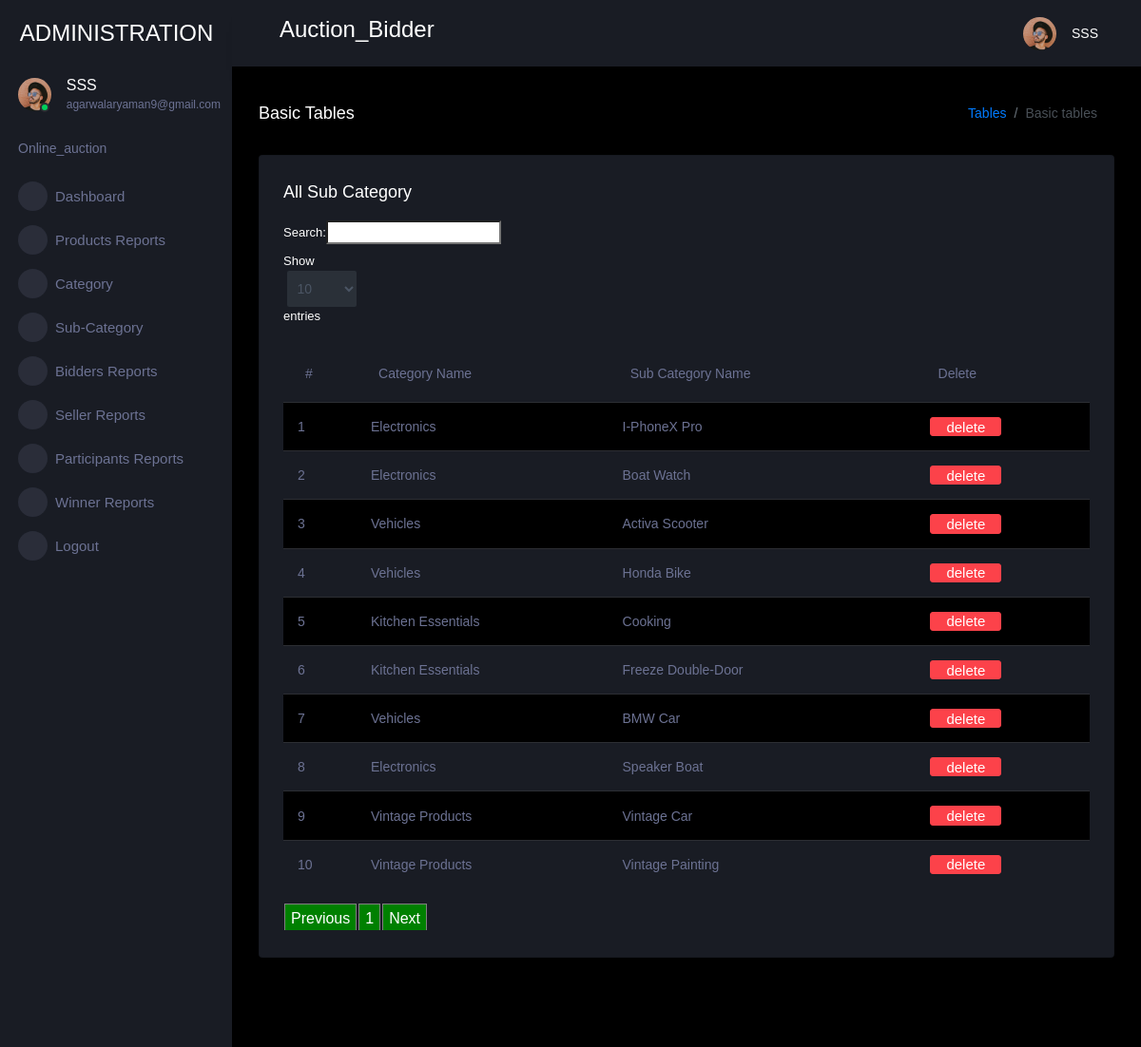
The page /view_sub_category (signed in) on the database its author committed.
### bid_app/models.py (models this page shows, shortened)
class Sub_Category(models.Model):
    category = models.ForeignKey(Category,on_delete=models.CASCADE,null=True)
    name = models.CharField(max_length=100,null=True)

class Category(models.Model):
    name = models.CharField(max_length=100,null=True)

### bid_app/views.py (the view)
# urls.py: path('view_sub_category', View_Sub_Categary, name="view_sub_category"),
def View_Sub_Categary(request):
    if not request.user.is_authenticated:
        return redirect('loginadmin')
    pro = Sub_Category.objects.all()
    d = {'pro': pro}
    return render(request,'administration/view_sub_category.html', d)

### bid_app/templates/administration/view_sub_category.html (shortened to what this page needs)
{% extends 'administration/index.html' %}
{% load static %}
{% block body %}
<link rel = stylesheet href="https://cdn.datatables.net/1.10.23/css/dataTables.bootstrap.min.css">
<div class="main-panel">
    <div class="content-wrapper">
      <div class="page-header">
        <h3 class="page-title"> Basic Tables </h3>
        <nav aria-label="breadcrumb">
          <ol class="breadcrumb">
            <li class="breadcrumb-item"><a href="#">Tables</a></li>
            <li class="breadcrumb-item active" aria-current="page">Basic tables</li>
          </ol>
        </nav>
      </div>
      <div class="row">
        <div class="col-lg-12 grid-margin stretch-card">
          <div class="card">
            <div class="card-body">
              <h4 class="card-title">All Sub Category</h4>
              <div class="table-responsive">
                <table class="table table-striped" id="example">
                  <thead>
                    <tr>
                        <th>#</th>
                        <th>Category Name</th>
                        <th>Sub Category Name</th>
                        <th>Delete</th>
                      </tr>
                      </thead>
                       <tbody>
                        {% for i in pro %}
                      <tr>
                        <td>{{forloop.counter}}</td>
                        <td>{{i.category.name}}</td>
                        <td>{{i.name}}</td>
                        <td><a href="{% url 'delete_sub_category' i.id %}" onclick="return confirm('Are you sure?')"><button class="btn btn-danger">delete</button></a></td>
                      </tr>
                        {% empty %}
                            <tr>
                                <td>Data Not found</td>
                            </tr>
                        {% endfor %}
                        </tbody>
                </table>
              </div>
            </div>
          </div>
        </div>
      </div>
    </div>
{% endblock %}

### bid_app/templates/administration/index.html (shortened to what this page needs)
<!DOCTYPE html>
{% load static %}
<html lang="en">
  <head>
    <link rel="stylesheet" href="{% static 'administration/assets/vendors/mdi/css/materialdesignicons.min.css' %}">
    <link rel="stylesheet" href="{% static 'administration/assets/vendors/css/vendor.bundle.base.css' %}">
    <link rel="stylesheet" href="{% static 'administration/assets/vendors/jvectormap/jquery-jvectormap.css' %}">
    <link rel="stylesheet" href="{% static 'administration/assets/vendors/flag-icon-css/css/flag-icon.min.css' %}">
    <link rel="stylesheet" href="{% static 'administration/assets/vendors/owl-carousel-2/owl.carousel.min.css' %}">
    <link rel="stylesheet" href="{% static 'administration/assets/vendors/owl-carousel-2/owl.theme.default.min.css' %}">
    <link rel="stylesheet" href="{% static 'administration/assets/css/style.css' %}">
  </head>
  <body>
    <div class="container-scroller">
      <nav class="sidebar sidebar-offcanvas" id="sidebar">
        <div class="sidebar-brand-wrapper d-none d-lg-flex align-items-center justify-content-center fixed-top">
          <a class="sidebar-brand brand-logo" href="#" style="color:white">ADMINISTRATION</a>
        </div>
        <ul class="nav">
          <li class="nav-item profile">
            <div class="profile-desc">
              <div class="profile-pic">
                <div class="count-indicator">
                  <img class="img-xs rounded-circle " src="{% static 'administration/assets/images/faces/face15.jpg' %}" alt="">
                  <span class="count bg-success"></span>
                </div>
                <div class="profile-name">
                  <h5 class="mb-0 font-weight-normal">{{request.user.username}}</h5>
                  <span>{{request.user.email}}</span>
                </div>
              </div>
              <a href="#" id="profile-dropdown" data-toggle="dropdown"><i class="mdi mdi-dots-vertical"></i></a>
            </div>
          </li>
          <li class="nav-item nav-category">
            <span class="nav-link">Online_auction</span>
          </li>
          <li class="nav-item menu-items">
            <a class="nav-link" href="/admin-home">
              <span class="menu-icon">
                <i class="mdi mdi-speedometer"></i>
              </span>
              <span class="menu-title">Dashboard</span>
            </a>
          </li>
          <li class="nav-item menu-items">
            <a class="nav-link" href="/admin_view_product">
              <span class="menu-icon">
                <i class="mdi mdi-account-card-details"></i>
              </span>
              <span class="menu-title">Products Reports</span>
            </a>
          </li>
          <li class="nav-item menu-items">
            <a class="nav-link" data-toggle="collapse" href="#ui-basic-1" aria-expanded="false" aria-controls="ui-basic">
              <span class="menu-icon">
                <i class="mdi mdi-laptop"></i>
              </span>
              <span class="menu-title">Category</span>
              <i class="menu-arrow"></i>
            </a>
          </li>
          <li class="nav-item menu-items">
            <a class="nav-link" data-toggle="collapse" href="#ui-basic-2" aria-expanded="false" aria-controls="ui-basic">
              <span class="menu-icon">
                <i class="mdi mdi-laptop"></i>
              </span>
              <span class="menu-title">Sub-Category</span>
              <i class="menu-arrow"></i>
            </a>
          </li>
          <li class="nav-item menu-items">
            <a class="nav-link" href="/view_buyer_user">
              <span class="menu-icon">
                <i class="mdi mdi-account-card-details"></i>
              </span>
              <span class="menu-title">Bidders Reports</span>
            </a>
          </li>
          <li class="nav-item menu-items">
            <a class="nav-link" href="/view_seller_user">
              <span class="menu-icon">
                <i class="mdi mdi-account-card-details"></i>
              </span>
              <span class="menu-title">Seller Reports</span>
            </a>
          </li>
          <li class="nav-item menu-items">
            <a class="nav-link" href="/view_participants">
              <span class="menu-icon">
                <i class="mdi mdi-playlist-play"></i>
              </span>
              <span class="menu-title">Participants Reports</span>
            </a>
          </li>
          <li class="nav-item menu-items">
            <a class="nav-link" href="/view_winner">
              <span class="menu-icon">
                <i class="mdi mdi-playlist-play"></i>
              </span>
              <span class="menu-title">Winner Reports</span>
            </a>
          </li>
          <li class="nav-item menu-items">
            <a class="nav-link" href="/logout">
              <span class="menu-icon">
                <i class="mdi mdi-chart-bar"></i>
              </span>
              <span class="menu-title">Logout</span>
            </a>
          </li>
        </ul>
      </nav>
      <div class="container-fluid page-body-wrapper">
        <nav class="navbar p-0 fixed-top d-flex flex-row">
          <div class="navbar-menu-wrapper flex-grow d-flex align-items-stretch">
            <button class="navbar-toggler navbar-toggler align-self-center" type="button" data-toggle="minimize">
              <span class="mdi mdi-menu"></span>
            </button>
            <ul class="navbar-nav w-100">
              <li class="nav-item w-100">
                <h3>Auction_Bidder</h3>
              </li>
            </ul>
            <ul class="navbar-nav navbar-nav-right">
              <li class="nav-item dropdown">
                <a class="nav-link" id="profileDropdown" href="#" data-toggle="dropdown">
                  <div class="navbar-profile">
                    <img class="img-xs rounded-circle" src="{% static 'administration/assets/images/faces/face15.jpg' %}" alt="">
                    <p class="mb-0 d-none d-sm-block navbar-profile-name">{{request.user.username}}</p>
                    <i class="mdi mdi-menu-down d-none d-sm-block"></i>
                  </div>
                </a>
              </li>
            </ul>
          </div>
        </nav>
        {% block body %}{% endblock %}
          <footer class="footer">
          </footer>
        </div>
      </div>
    </div>
  </body>
</html>

### rows shown on the page
Sub_Category: category.name "Electronics", name "I-PhoneX Pro"
Sub_Category: category.name "Electronics", name "Boat Watch"
Sub_Category: category.name "Vehicles", name "Activa Scooter"
Sub_Category: category.name "Vehicles", name "Honda Bike"
Sub_Category: category.name "Kitchen Essentials", name "Cooking"
Sub_Category: category.name "Kitchen Essentials", name "Freeze Double-Door"
Sub_Category: category.name "Vehicles", name "BMW Car"
Sub_Category: category.name "Electronics", name "Speaker Boat"
Sub_Category: category.name "Vintage Products", name "Vintage Car"
Sub_Category: category.name "Vintage Products", name "Vintage Painting"

### other values the page prints
{{ request.user.username }} "SSS"
{{ request.user.email }} "agarwalaryaman9@gmail.com"
